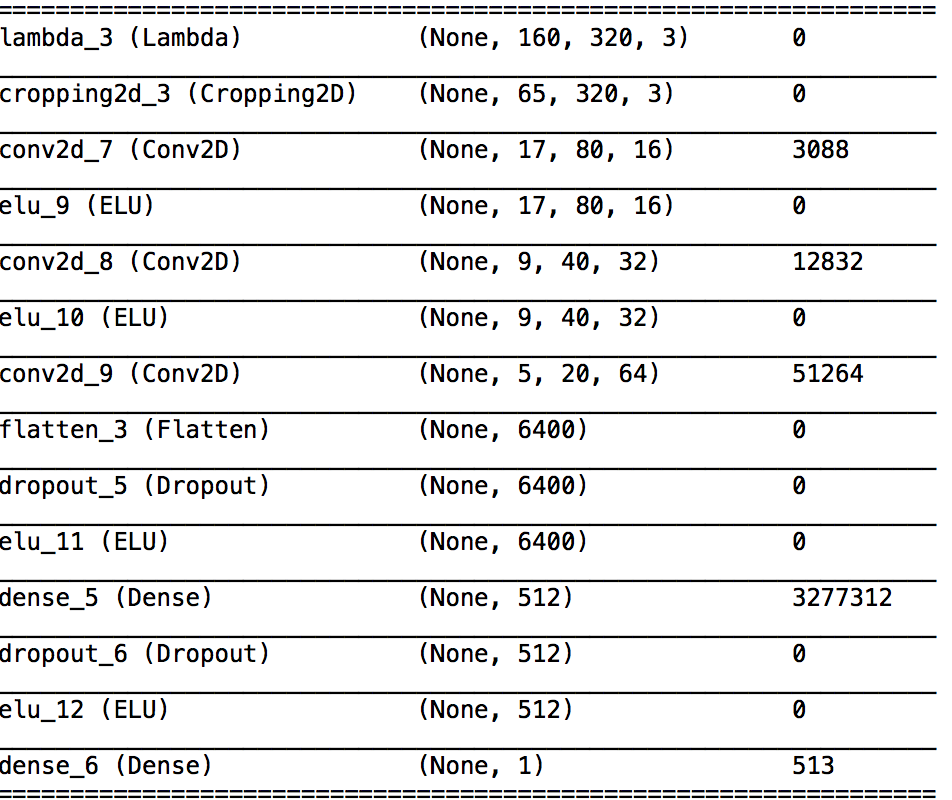

Recreate this plot in Python.
#!/usr/bin/env python3
# -*- coding: utf-8 -*-
"""
Created on Sat Jun 23 14:53:34 2018

@author: psahay101
"""



import tensorflow as tf
tf.python.control_flow_ops = tf

from keras.models import Sequential, model_from_json, load_model
from keras.optimizers import *
from keras.layers import Dense, Activation, Flatten, Dropout, Lambda, Cropping2D, ELU
from keras.layers.convolutional import Convolution2D
#from keras.layers.pooling import MaxPooling2D
#from keras.callbacks import EarlyStopping

from scipy.misc import imread, imsave
from sklearn.model_selection import train_test_split

import pandas as pd
import numpy as np
import random


def create_samples(data, batch_size):

  while True:

    SIZE = len(data)
    data.sample(frac = 1)

    for start in range(0, SIZE, batch_size):
      images, measurements = [], []

      for i in range(start, start + batch_size):
        if i < SIZE:
            
          posit, check = ['left', 'center', 'right'], [.25, 0, -.25]
          serial, r = data.index[i], random.choice([0, 1, 2])  
          measurementi = data['steering'][serial] + check[r] 
          path = PATH + data[posit[r]][serial][1:]
          if r == 1: path = PATH + data[posit[r]][serial]
          imagei = imread(path)  
          if random.random() > 0.5:
              imagei =np.fliplr(imagei)
              measurementi=-measurementi
          measurements.append(measurementi)
          images.append(imagei)

      yield np.array(images), np.array(measurements)

# creating the model (NVIDIA)

model = Sequential()

model.add(Lambda(lambda x: (x / 127.5) - 1., input_shape = (160, 320, 3)))
model.add(Cropping2D(cropping=((70, 25), (0, 0)), input_shape = (160, 320, 3)))
model.add(Convolution2D(16, 8, 8, subsample = (4, 4), border_mode = "same"))
model.add(ELU())
model.add(Convolution2D(32, 5, 5, subsample = (2, 2), border_mode = "same"))
model.add(ELU())
model.add(Convolution2D(64, 5, 5, subsample = (2, 2), border_mode = "same"))
model.add(Flatten())
model.add(Dropout(.2))
model.add(ELU())
model.add(Dense(512))
model.add(Dropout(.5))
model.add(ELU())
model.add(Dense(1))

model.summary()
model.compile(optimizer = "adam", loss = "mse")

# Preparation from training 


NUM_EPOCHS = 10
BATCH_SIZE = 64

CSV_FILE = "driving_log.csv"
PATH = "data/"

DATA = pd.read_csv(PATH + CSV_FILE, usecols = [0, 1, 2, 3])

TRAINING_DATA, VALIDATION_DATA = train_test_split(DATA, test_size = 0.15)

TOTAL_VALID_DATA = len(VALIDATION_DATA)
TOTAL_TRAIN_DATA = len(TRAINING_DATA)

# Training begins here 
print('Training started...')


gen_validation = create_samples(VALIDATION_DATA, batch_size = BATCH_SIZE)
gen_training = create_samples(TRAINING_DATA, batch_size = BATCH_SIZE)

history_object = model.fit_generator(gen_training,
                 samples_per_epoch = TOTAL_TRAIN_DATA,
                 validation_data = gen_validation,
                 nb_val_samples = TOTAL_VALID_DATA,
                 nb_epoch = NUM_EPOCHS,
                 #callbacks = [early_stopping],
                 verbose = 1)

# Saving the model 
print('Saving the final model...')

model.save("model.h5")

with open("model.json", "w") as json_file:
  json_file.write(model.to_json())

print("Saved.")
